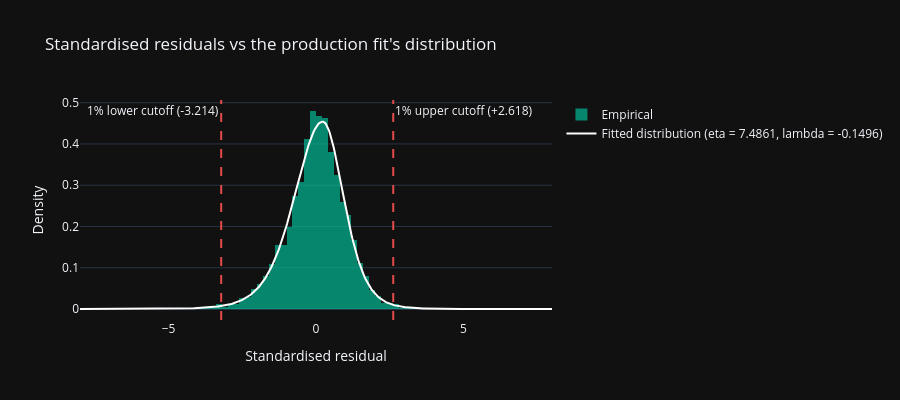

This figure's notebook cell:
### Markdown cell above
## 11. Residual distribution

### Code cell
# Compare empirical residuals with the production fit's distribution. arch
# gives the log density at unit variance, so exp() of it is the density on the
# same scale as the residuals. Same distribution and cutoffs as section 5.
x_grid = np.linspace(-8, 8, 500)
fitted_pdf = np.exp(dist.loglikelihood(shape_production, x_grid,
                                       np.ones_like(x_grid), individual=True))

fig = go.Figure()
fig.add_trace(go.Histogram(
    x=std_resids.values, nbinsx=100, histnorm='probability density',
    name='Empirical', marker_color='#00d4aa', opacity=0.6,
))
fig.add_trace(go.Scatter(
    x=x_grid, y=fitted_pdf, mode='lines',
    name=f'Fitted distribution ({shape_text})',
    line=dict(color='white', width=2),
))
fig.add_vline(x=cut_99[0], line_dash='dash', line_color='#E24B4A',
              annotation_text=f'1% lower cutoff ({cut_99[0]:+.3f})',
              annotation_position='top left')
fig.add_vline(x=cut_99[1], line_dash='dash', line_color='#E24B4A',
              annotation_text=f'1% upper cutoff ({cut_99[1]:+.3f})',
              annotation_position='top right')

fig.update_layout(
    template='plotly_dark',
    title="Standardised residuals vs the production fit's distribution",
    xaxis_title='Standardised residual',
    yaxis_title='Density', height=400,
)
fig.show()

### Figure 1 — Plotly figure (JSON) as saved in the notebook; plotly's stock layout.template omitted (floating-point values rounded to 4 significant figures; data arrays with more than 128 entries replaced by an {"elided": "..."} marker saying what was removed)
{"data": [{"histnorm": "probability density", "marker": {"color": "#00d4aa"}, "name": "Empirical", "nbinsx": 100, "opacity": 0.6, "type": "histogram", "x": {"elided": "6721 float values"}}, {"line": {"color": "white", "width": 2}, "mode": "lines", "name": "Fitted distribution (eta = 7.4861, lambda = -0.1496)", "type": "scatter", "x": {"elided": "500 float values"}, "y": {"elided": "500 float values"}}], "layout": {"annotations": [{"showarrow": false, "text": "1% lower cutoff (-3.214)", "x": -3.214, "xanchor": "right", "xref": "x", "y": 1, "yanchor": "top", "yref": "y domain"}, {"showarrow": false, "text": "1% upper cutoff (+2.618)", "x": 2.618, "xanchor": "left", "xref": "x", "y": 1, "yanchor": "top", "yref": "y domain"}], "height": 400, "shapes": [{"line": {"color": "#E24B4A", "dash": "dash"}, "type": "line", "x0": -3.214, "x1": -3.214, "xref": "x", "y0": 0, "y1": 1, "yref": "y domain"}, {"line": {"color": "#E24B4A", "dash": "dash"}, "type": "line", "x0": 2.618, "x1": 2.618, "xref": "x", "y0": 0, "y1": 1, "yref": "y domain"}], "title": {"text": "Standardised residuals vs the production fit's distribution"}, "xaxis": {"title": {"text": "Standardised residual"}}, "yaxis": {"title": {"text": "Density"}}}}
